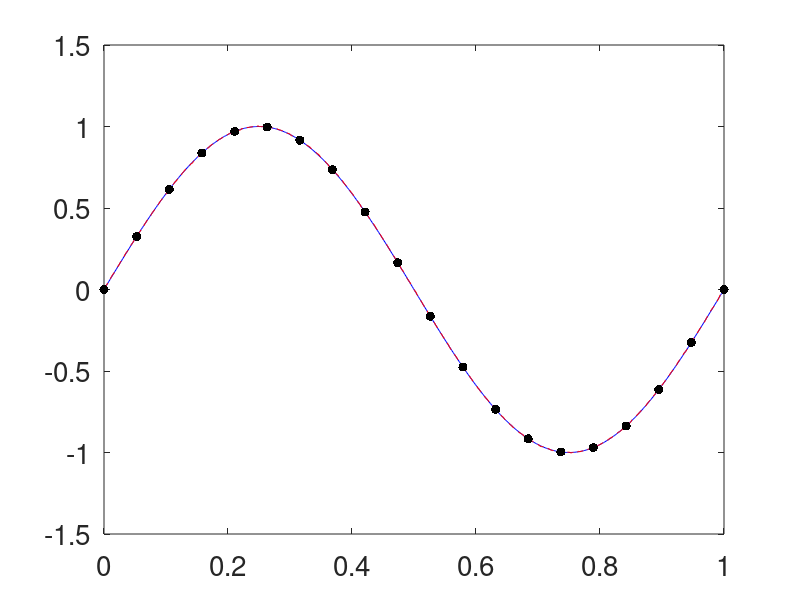

Source code (MATLAB):
%Cones and Kernel Approximation for Guarantees
%% Preliminaries
clear all
close all
format compact
set(0,'defaultaxesfontsize',20,'defaulttextfontsize',20)
testfun=@(x) sin(2*pi*x);
tau=8*pi;
epsilon = 1e-2;

%% Kernel
a=.5;
kernel=@(x,t) exp(-(a.^2)*(bsxfun(@minus,x,t')).^2);

%% Data and spline approximation
n=20;
xnode=linspace(0,1,n)';
Kmat=kernel(xnode,xnode);
condK=cond(Kmat)
y=testfun(xnode);
c=Kmat\y;
splinef=@(x) kernel(x,xnode)*c;

%% Plot of test function and spline
nplot=500;
xplot=linspace(0,1,nplot)';
plot(xplot,testfun(xplot),'b-',...
    xplot,splinef(xplot),'r--',...
    xnode,y,'k.','markersize',20,...
    'linewidth',3)
ntest=1000;
xtest=linspace(0,1,ntest)';

%% Root mean square error
error=sqrt(mean((testfun(xtest)-splinef(xtest)).^2))

normHsplinef=sqrt(c'*y)
xpxt=bsxfun(@plus,xnode,xnode');
xmxt=bsxfun(@minus,xnode,xnode');
Ktildemat=(sqrt(pi/2)/(2*a)) ...
    *exp(-((a^2)/2)*(xmxt.^2)) ...
    .*(-erf((a/sqrt(2))*(xpxt-2)) + erf((a/sqrt(2))*xpxt));
condKtilde=cond(Ktildemat)
Herrbd=sqrt(1-trace(Ktildemat/Kmat))
guesserrest=Herrbd*normHsplinef

%% Algorithm 1 Stage 1
xtxt=bsxfun(@times,xnode,xnode');
xpxtsq=bsxfun(@plus,xnode.^2,xnode'.^2);
Htildemat=1/4*a*(exp(-a^2*(2+xpxtsq+xtxt-2*xpxt)) ...
    .*(2*a*exp(a^2*xtxt).*(-2+xpxt)+exp(1/2*a^2*(bsxfun(@plus,xnode.^2-4*xnode,(xnode'-2).^2)+4*xtxt)) ...
    *sqrt(2*pi).*(-1+a^2*xmxt.^2)*erf(a*(-2+xpxt)/sqrt(2))) ...
    -exp(-a^2*(xpxtsq+xtxt)).*(2*a*exp(a^2*xtxt).*xpxt+exp(1/2*a^2*(xpxtsq+4*xtxt)) ...
    *sqrt(2*pi)*(-1+a^2*xmxt.^2).*erf(a*xpxt/sqrt(2))));
condHtilde=cond(Htildemat)
normDsplinef=sqrt(c'*Htildemat*c);
htilde=sqrt(2*a^2-trace(Htildemat/Kmat))